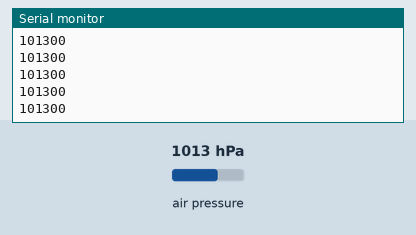
Simulated run of this sketch. Board: Arduino Uno, built with avr-gcc and run on an emulated ATmega328P. Shown: the last lines printed to the serial monitor. The inputs (shaded band) are chosen by the test bench; at power-on: air pressure 1013 hPa.

Above: at 1.2 s.
1.3 s: air pressure set to 952 hPa
At 1.9 s:
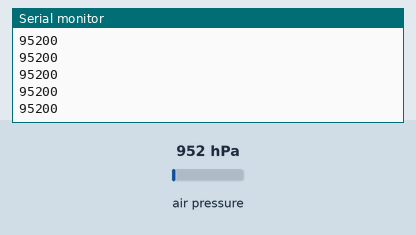
2.8 s: air pressure set to 975 hPa
At 3.7 s:
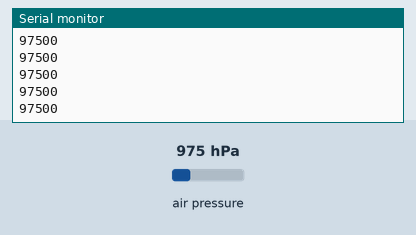
Timing chart, 0 to 5.8 s (numbered marks = the images above; inputs shaded):
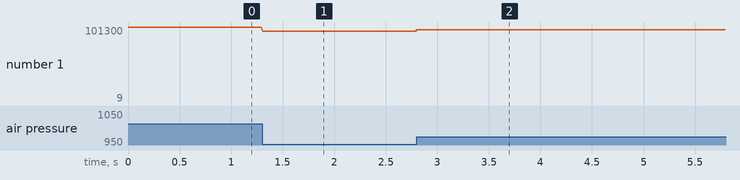

Measured:
- after the input at 1.3 s, the serial monitor: prints a new line at once (image 1)
- after the input at 2.8 s, the serial monitor: prints a new line at once (image 2)
- plotted number 1: 101300 → 95200 after the input at 1.3 s

The sketch:

BMP085test.ino
```cpp
#include <Wire.h>
#include <Adafruit_BMP085.h>

// Connect VCC of the BMP085 sensor to 3.3V (NOT 5.0V!)
// Connect GND to Ground
// Connect SCL to i2c clock - on '168/'328 Arduino Uno/Duemilanove/etc thats Analog 5
// Connect SDA to i2c data - on '168/'328 Arduino Uno/Duemilanove/etc thats Analog 4
// EOC is not used, it signifies an end of conversion
// XCLR is a reset pin, also not used here

Adafruit_BMP085 bmp;

void setup() {
  Serial.begin(9600);
  Serial.println("ok");
  if (!bmp.begin()) {
    Serial.println("Could not find a valid BMP085 sensor, check wiring!");
    while (1) {}
  }
}

void loop() {
  Serial.println(bmp.readPressure());
  delay(10);
}
```
